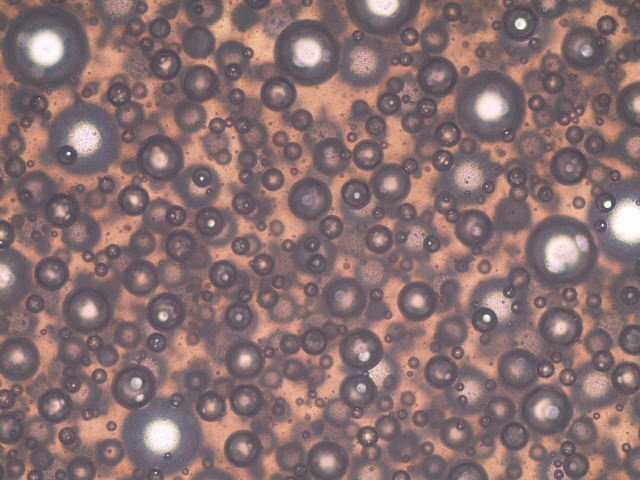
#> input picture dataset generator/Image_001.jpg, 640 x 480 px, found by its file name
$ jupyter execute --allow-errors 'dataset generator.ipynb'
#> lines starting #> are read from the running program, lines starting #| are printed output that depends on the picture
[cell 1]
import numpy as np
import cv2
from matplotlib import pyplot as plt
import math

[cell 2]
# часть для проверки правильности импорта обучающи данных и отрисовка размеченных вручную сфер на картинке
# загрузка
nameimage = 'image_001.jpg'
nametabl = 'image_001.txt'
image=cv2.imread(nameimage)
#> image is the input picture: shape (480, 640, 3); mean B, G, R 112, 112.7, 136.3
#> (the rest of this cell did not finish here and is left out)

[cell 3]
from imutils import paths
imena=list(paths.list_images('./'))
imenat=list.copy(imena)
im=0
for t in imenat:
    imenat[im]=t[:-3]+'txt'
    im=im+1
#> `gray = cv2.cvtColor(image, cv2.COLOR_RGB2GRAY)`:
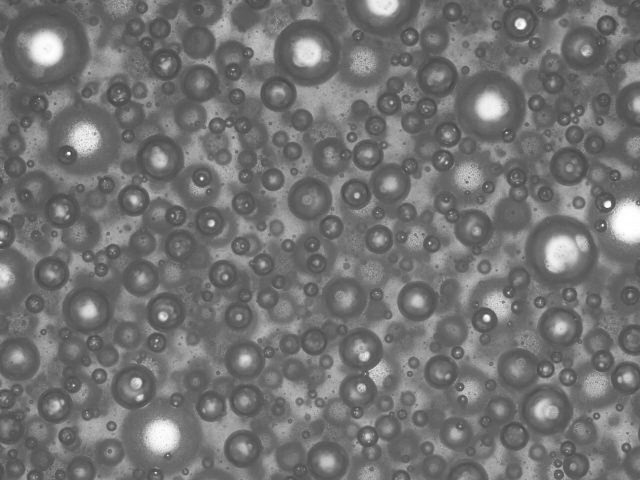
#> gray: shape (480, 640); min 63, max 255, mean 115.2

[cell 4]
#подготовка набора обучающих данных для модели на основе предварительно размеченных автором изображений
#ЗАДАЕМ СООТНОШЕНИЕ ДИАМЕТРА ШАРИКА И РАЗМЕРА СКОЛЬЗЯЩЕГО ОКНА sdR 1.6 ИЛИ 4 и вырезаем все нужные изображения в размер ps*ps
sdr=1.4
imn=0
i=0
ps=32
# Массив для хранения изображений воздушных сфер в строчном формате 1024=32*32
imagey=np.zeros((200000,ps**2),dtype='uint8')

# Перечень имеющихся размеченных данных
imgname=imena
txtname=imenat

#Цикл обработки изображений
#> (the rest of this cell did not finish here and is left out)

[cell 5]
# графическое отражение некоторых из сфер для обучения модели
fig, ax = plt.subplots(nrows=4, ncols=6, sharex= True, sharey = True)
ax=ax.flatten()
for i in range(24):
    img = cv2.resize(imagey[i*1000+1,:].reshape(ps,ps),dsize=(48,48))
    ax[i].imshow(img,cmap=plt.get_cmap('gray'))
ax[0].set_xticks([])
ax[0].set_yticks([])
plt.tight_layout()
#fig.savefig('fig1.jpg')
plt.show()
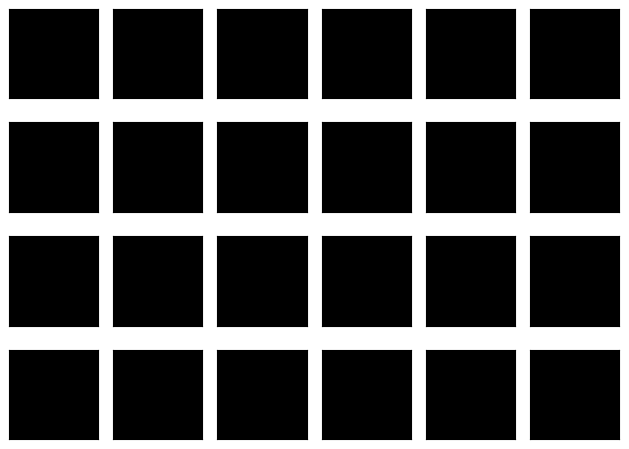
#> figure drawn by matplotlib, 24 panels

$ run again, with dataset generator/Image_0032.jpg copied over dataset generator/Image_001.jpg
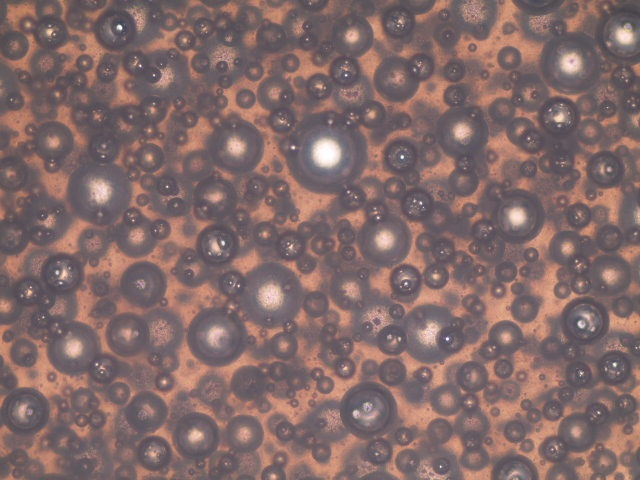
#> input picture dataset generator/Image_0032.jpg, 640 x 480 px, found by its file name
#> image is the input picture: shape (480, 640, 3); mean B, G, R 105.2, 106.3, 130.9
#> `gray = cv2.cvtColor(image, cv2.COLOR_RGB2GRAY)`:
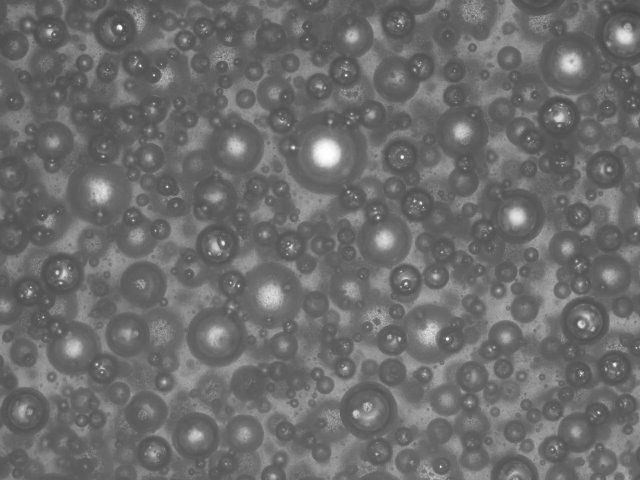
#> gray: shape (480, 640); min 67, max 255, mean 108.8

$ run again, with dataset generator/Image_00333.jpg copied over dataset generator/Image_001.jpg
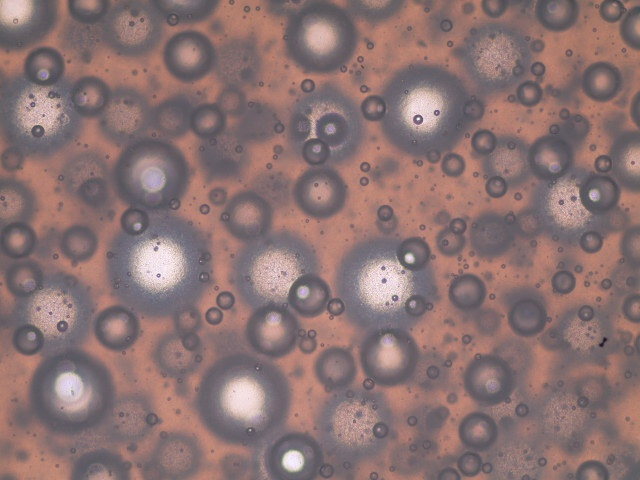
#> input picture dataset generator/Image_00333.jpg, 640 x 480 px, found by its file name
#> image is the input picture: shape (480, 640, 3); mean B, G, R 114.1, 114.5, 139
#> `gray = cv2.cvtColor(image, cv2.COLOR_RGB2GRAY)`:
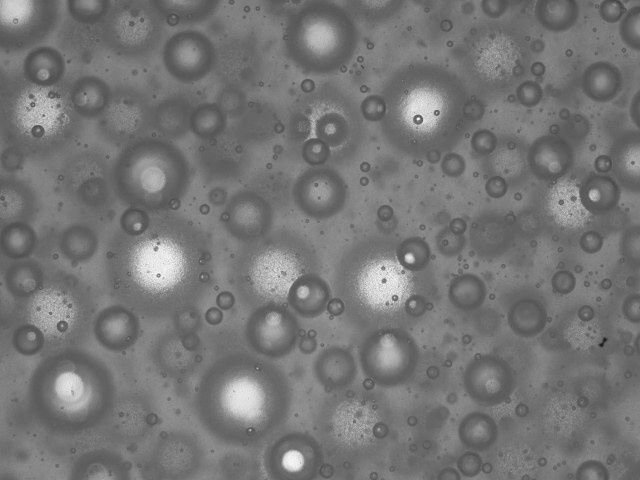
#> gray: shape (480, 640); min 26, max 249, mean 117.2

$ run again, with dataset generator/Image_004.jpg copied over dataset generator/Image_001.jpg
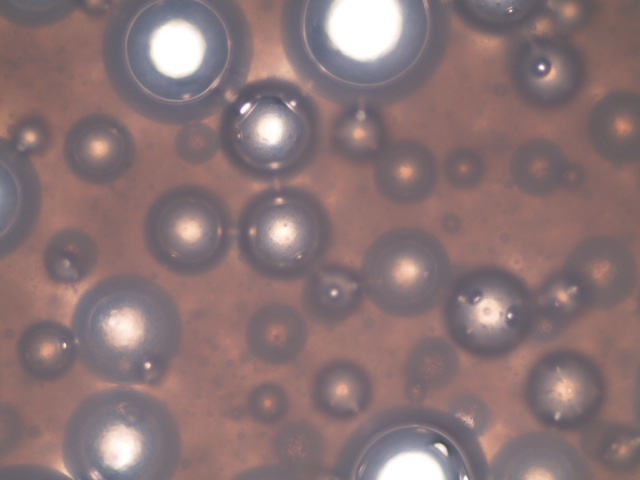
#> input picture dataset generator/Image_004.jpg, 640 x 480 px, found by its file name
#> image is the input picture: shape (480, 640, 3); mean B, G, R 117.8, 116.4, 138.8
#> `gray = cv2.cvtColor(image, cv2.COLOR_RGB2GRAY)`:
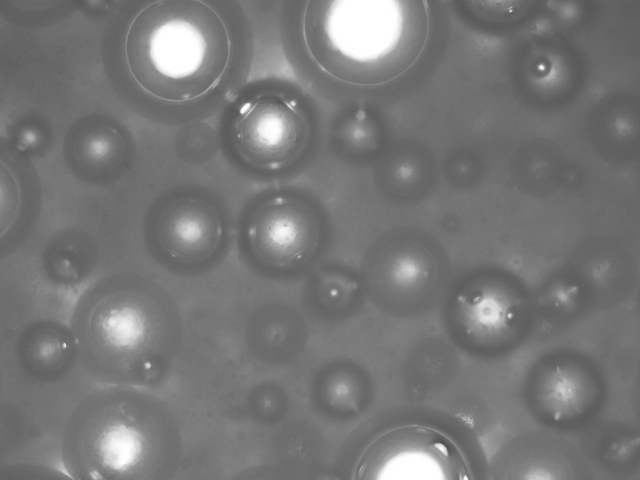
#> gray: shape (480, 640); min 78, max 255, mean 119.4
